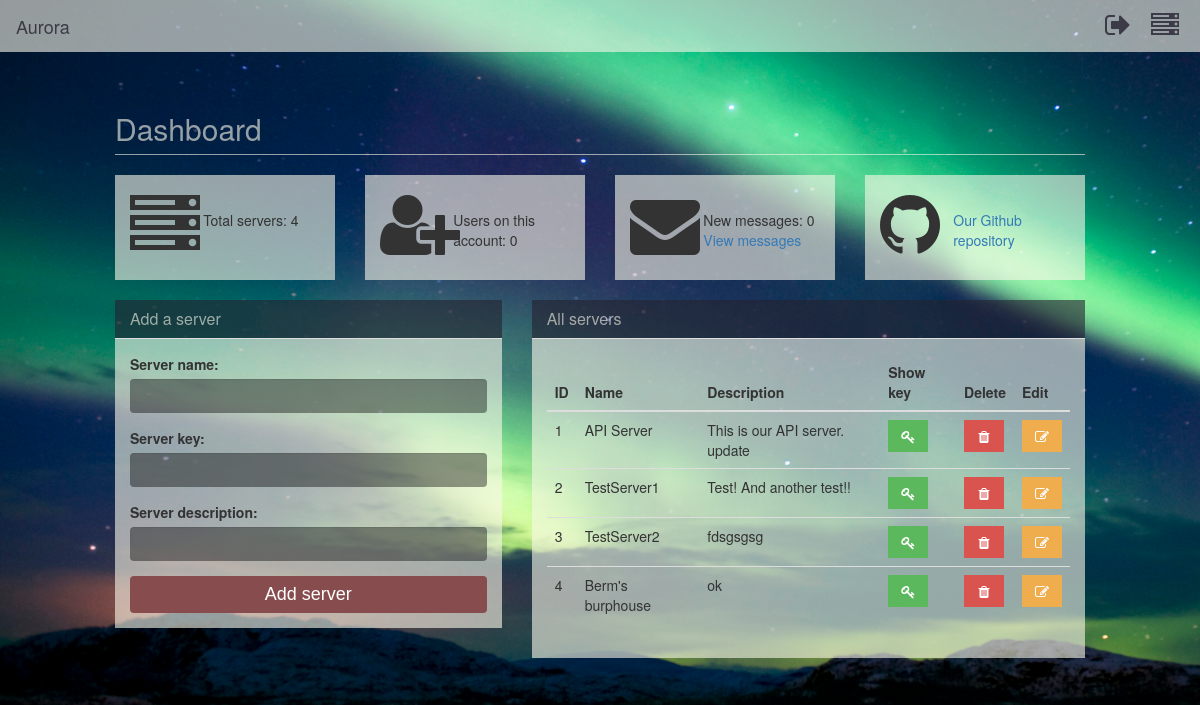
The page /dashboard/ (signed in) on the database its author committed.
### AuroraPlus/models.py (models this page shows)
class Servers(models.Model):
    ID = models.AutoField(primary_key=True)
    User_ID = models.TextField(max_length=10)
    Server_key = models.TextField(max_length=255)
    Server_Name = models.TextField(max_length=50)
    Server_Description = models.TextField(max_length=255)
    Date_Added = models.DateField
    Receive_Mail = models.BooleanField(default=False)
    Server_Opacity = models.BooleanField(default=True)

### AuroraPlus/views.py (the view, shortened to what this page needs)
# urls.py: url(r'^dashboard/', views.index, name='index'),
@login_required
@csrf_protect
def index(request):
    current_user = request.user
    user_id = current_user.id
    server_list = Monitor.get_servers(user_id)
    if not server_list:
        return HttpResponse("No servers")
    server_count = str(CountUserServers.count_servers(user_id))
    count_messages = GetMessages.count_messages(user_id)
    if 'Delete' in request.POST.values():
        id = request.POST['id']
    count = User.objects.filter(last_login__startswith=timezone.now().date()).count()
    render_index = {'server_list': server_list, 'server_count': server_count, 'user_count': count,
                    'message_count': count_messages}
    return render(request, 'index.html', render_index)

### bin/ServerMonitoring/count_servers.py (called while the page is built)
    @staticmethod
    def count_servers(user_id):
        if user_id is None:
            return 'No servers found.'
        else:
            servers_to_count = Servers.objects.filter(User_ID=user_id).count()
            return servers_to_count

### bin/ServerMonitoring/messages.py (called while the page is built)
    @staticmethod
    def count_messages(user_id):
        if user_id is None:
            return 'No messages found.'
        else:
            messages_to_count = Messages.objects.filter(User_ID=user_id, Message_Read=0).count()
            return messages_to_count

### bin/ServerMonitoring/monitor.py (called while the page is built)
    @staticmethod
    def get_servers(user_id):
        user_servers = Servers.objects.filter(User_ID=user_id)
        if not user_servers:
            return
        return user_servers

### templates/index.html (shortened to what this page needs)
{% load static from staticfiles %}
{% load current_tags %}
<!DOCTYPE html>
<html lang="en">
<head>
    <link rel="stylesheet" type="text/css" href="{% static "bootstrap/css/bootstrap.min.css" %}"/>
    <link rel="stylesheet" type="text/css" href="{% static "fontawesome/css/font-awesome.min.css" %}">
    <link rel="stylesheet" type="text/css" href="{% static "custom/css/navbar.css" %}"/>
    <link rel="stylesheet" type="text/css" href="{% static "custom/css/sidebar.css" %}"/>
    <link rel="stylesheet" type="text/css" href="{% static "custom/css/dashboard.css" %}"/>
</head>
<body>
{% include 'top.html' %}
<div class="col-lg-10 col-lg-offset-1">
    <h2 class="page-header dashboard-title">Dashboard</h2>
    <div class="row">
        <div class="col-md-3">
            <div class="panel panel-default dashboardpanel">
                <div class="panel-body">
                    <div class="row row-table">
                        <div class="col-xs-4">
                            <i class="fa fa-server fa-5x"></i>
                        </div>
                        <div class="col-xs-8">
                            <br>
                            {% for item in server_count %}
                                <p>Total servers: {{ item }}</p>
                            {% endfor %}
                        </div>
                    </div>
                </div>
            </div>
        </div>
        <div class="col-md-3">
            <div class="panel panel-default dashboardpanel">
                <div class="panel-body">
                    <div class="row row-table">
                        <div class="col-xs-4">
                            <i class="fa fa-user-plus fa-5x"></i>
                        </div>
                        <div class="col-xs-8">
                            <br>
                            <p>Users on this account: {{ user_count }}</p>
                        </div>
                    </div>
                </div>
            </div>
        </div>
        <div class="col-md-3">
            <div class="panel panel-default dashboardpanel">
                <div class="panel-body">
                    <div class="row row-table">
                        <div class="col-xs-4">
                            <i class="fa fa-envelope fa-5x"></i>
                        </div>
                        <div class="col-xs-8">
                            <br>
                            <p>
                                New messages: {{ message_count }}
                                <br>
                                <a href="/messages/0">View messages</a>
                            </p>
                        </div>
                    </div>
                </div>
            </div>
        </div>
        <div class="col-md-3">
            <div class="panel panel-default dashboardpanel">
                <div class="panel-body">
                    <div class="row row-table">
                        <div class="col-xs-4">
                            <i class="fa fa-github fa-5x"></i>
                        </div>
                        <div class="col-xs-8">
                            <p>
                                <br>
                                <a href="https://github.com/Evert-Arends/AuroraPlus">Our Github repository</a>
                            </p>
                        </div>
                    </div>
                </div>
            </div>
        </div>
    </div>
    <div class="row">
        <div class="col-md-5">
            <div class="panel panel-default dashboardpanel">
                <div class="panel-heading">
                    <h2 class="panel-title">Add a server</h2>
                </div>
                <div class="panel-body">
                    <form id="addserver" action="/dashboard/" method="post">
                        <div class="form-group">
                            <label for="Name">Server name:</label>
                            <input type="text" class="form-control dashboard-input" name="Name" id="Name" maxlength="50"
                                   required>
                        </div>
                        <div class="form-group">
                            <label for="Key">Server key:</label>
                            <input type="text" class="form-control dashboard-input" name="Key" id="Key" maxlength="50"
                                   required>
                        </div>
                        <div class="form-group">
                            <label for="ServerDescription">Server description:</label>
                            <input type="text" class="form-control dashboard-input" name="ServerDescription"
                                   id="ServerDescription" maxlength="50" required>
                        </div>
                        <button type="submit" class="btn btn-default dashboard-button">Add server</button>
                    </form>
                </div>
            </div>
        </div>
        <div class="col-md-7">
            <div class="panel panel-default dashboardpanel">
                <div class="panel-heading">
                    <h2 class="panel-title">All servers</h2>
                </div>
                <div class="panel-body custom-scroll">
                    <table class="table">
                        <thead>
                        <tr>
                            <th>ID</th>
                            <th>Name</th>
                            <th>Description</th>
                            <th>Show key</th>
                            <th>Delete</th>
                            <th>Edit</th>
                        </tr>
                        </thead>
                        <tbody>
                        {% for item in server_list %}
                            <tr class="default">
                                <td>{{ item.ID }}</td>
                                <td>{{ item.Server_Name }}</td>
                                <td>{{ item.Server_Description }}</td>
                                <td>
                                    <a class="btn btn-success view-key toggler" href="#" data-prod-cat={{ item.ID }}>
                                        <i class="fa fa-key"></i>
                                    </a>
                                </td>
                                <td>
                                    <a class="btn btn-danger deletebutton" href="/server/delete/{{ item.ID }}">
                                        <i class="fa fa-trash"></i>
                                    </a>
                                </td>
                                <td>
                                    <a class="btn btn-warning editbutton" href="/server/edit/{{ item.ID }}">
                                        <i class="fa fa-edit"></i>
                                    </a>
                                </td>
                            </tr>
                        {% endfor %}
                        </tbody>
                    </table>
                </div>
            </div>
        </div>
    </div>
</div>
</body>
</html>

### static/custom/css/dashboard.css (style rules this page uses)
html, body { overflow-x: hidden; background: url("/static/images/background.jpg") no-repeat !important; background-size: cover !important; height: 100% !important; width: 100% !important; }
.dashboard-title { color: rgba(250, 248, 233, 0.6); border-color: rgba(250, 248, 233, 0.6); }
.deletebutton { border: none !important; border-radius: 0 !important; width: 40px !important; }
.editbutton { border: none !important; border-radius: 0 !important; width: 40px !important; }
.view-key { border: none !important; border-radius: 0 !important; width: 40px !important; }
.dashboardpanel { border-style: none !important; border-radius: 0 !important; box-shadow: none !important; background-color: transparent !important; }
.dashboardpanel > .panel-heading { background-color: rgba(36, 34, 47, 0.6) !important; border-radius: 0px !important; }
.dashboardpanel > .panel-heading > .panel-title { color: rgba(250, 248, 233, 0.6) !important; border-radius: 0px !important; }
.dashboardpanel > .panel-body { background-color: rgba(250, 248, 233, 0.6) !important; border-style: none !important; min-height: 105px; }
.custom-scroll { overflow: hidden; overflow-x: scroll; }
.dashboard-button { width: 100%; background-color: rgb(135, 77, 78) !important; font-size: 18px; border-style: none !important; color: white !important; font-family: 'Harmattan', sans-serif; }
.dashboard-input { background-color: rgba(0, 0, 0, 0.4) !important; border-style: none !important; color: white !important; font-family: 'Harmattan', sans-serif; }

### rows shown on the page
Servers: ID "1", Server_Name "API Server", Server_Description "This is our API server. update"
Servers: ID "2", Server_Name "TestServer1", Server_Description "Test! And another test!!"
Servers: ID "3", Server_Name "TestServer2", Server_Description "fdsgsgsg"
Servers: ID "4", Server_Name "Berm's burphouse", Server_Description "ok"

### other values the page prints
{{ item }} "4"
{{ user_count }} "0"
{{ message_count }} "0"
